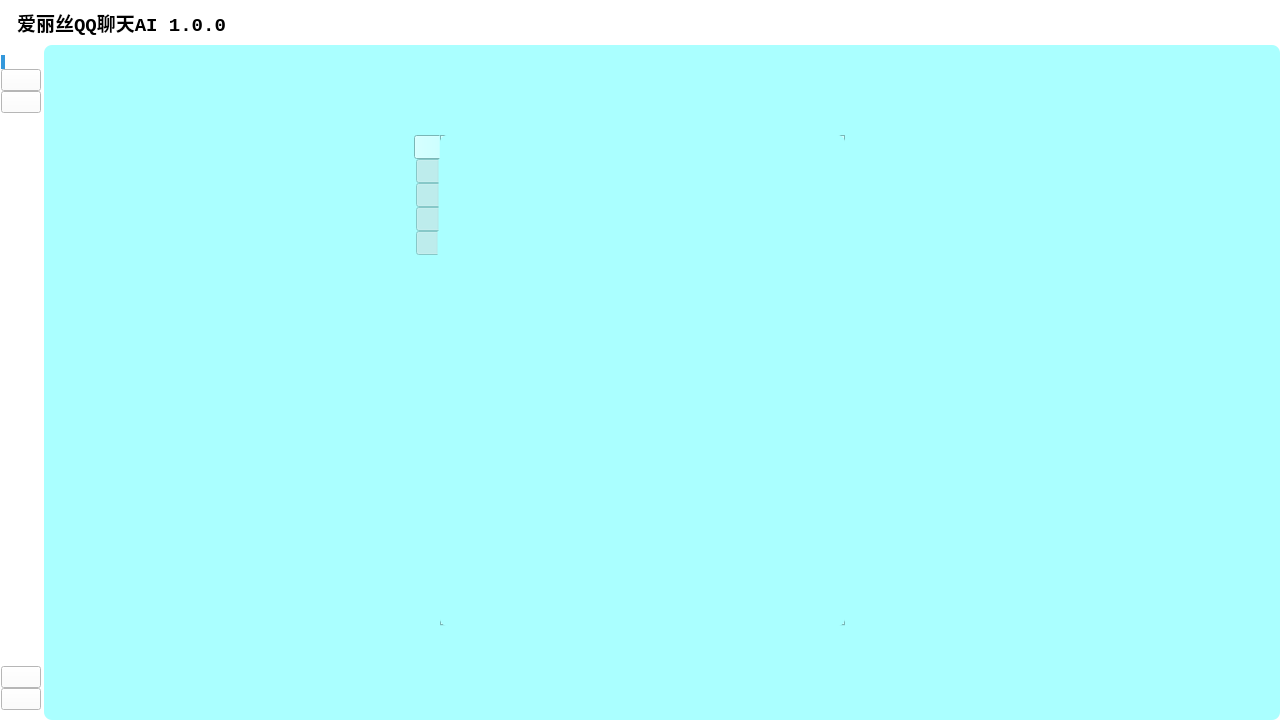
<?xml version="1.0" encoding="UTF-8"?>
<ui version="4.0">
 <class>Arisu</class>
 <widget class="QWidget" name="Arisu">
  <property name="enabled">
   <bool>true</bool>
  </property>
  <property name="geometry">
   <rect>
    <x>0</x>
    <y>0</y>
    <width>1280</width>
    <height>720</height>
   </rect>
  </property>
  <property name="mouseTracking">
   <bool>false</bool>
  </property>
  <property name="acceptDrops">
   <bool>false</bool>
  </property>
  <property name="windowTitle">
   <string>Form</string>
  </property>
  <property name="styleSheet">
   <string notr="true">background-color: rgb(255, 255, 255);</string>
  </property>
  <layout class="QVBoxLayout" name="verticalLayout" stretch="1,15">
   <property name="spacing">
    <number>0</number>
   </property>
   <property name="leftMargin">
    <number>0</number>
   </property>
   <property name="topMargin">
    <number>0</number>
   </property>
   <property name="rightMargin">
    <number>0</number>
   </property>
   <property name="bottomMargin">
    <number>0</number>
   </property>
   <item>
    <layout class="QGridLayout" name="TitleBar">
     <property name="sizeConstraint">
      <enum>QLayout::SizeConstraint::SetNoConstraint</enum>
     </property>
     <property name="leftMargin">
      <number>0</number>
     </property>
     <property name="spacing">
      <number>0</number>
     </property>
     <item row="0" column="0" rowspan="2">
      <layout class="QHBoxLayout" name="TitleLayout" stretch="0,0,0">
       <property name="spacing">
        <number>5</number>
       </property>
       <property name="leftMargin">
        <number>5</number>
       </property>
       <property name="topMargin">
        <number>5</number>
       </property>
       <property name="rightMargin">
        <number>0</number>
       </property>
       <property name="bottomMargin">
        <number>5</number>
       </property>
       <item>
        <widget class="QLabel" name="Logo">
         <property name="mouseTracking">
          <bool>false</bool>
         </property>
         <property name="tabletTracking">
          <bool>false</bool>
         </property>
         <property name="acceptDrops">
          <bool>false</bool>
         </property>
         <property name="frameShape">
          <enum>QFrame::Shape::NoFrame</enum>
         </property>
         <property name="text">
          <string/>
         </property>
         <property name="pixmap">
          <pixmap resource="resources.qrc">:/Logo/Logo/32.ico</pixmap>
         </property>
         <property name="alignment">
          <set>Qt::AlignmentFlag::AlignJustify|Qt::AlignmentFlag::AlignVCenter</set>
         </property>
        </widget>
       </item>
       <item>
        <widget class="QLabel" name="SoftwareName">
         <property name="enabled">
          <bool>true</bool>
         </property>
         <property name="font">
          <font>
           <family>Consolas</family>
           <pointsize>14</pointsize>
           <italic>false</italic>
           <bold>true</bold>
           <underline>false</underline>
           <strikeout>false</strikeout>
           <kerning>true</kerning>
          </font>
         </property>
         <property name="mouseTracking">
          <bool>false</bool>
         </property>
         <property name="tabletTracking">
          <bool>false</bool>
         </property>
         <property name="autoFillBackground">
          <bool>false</bool>
         </property>
         <property name="text">
          <string>爱丽丝QQ聊天AI 1.0.0</string>
         </property>
         <property name="wordWrap">
          <bool>false</bool>
         </property>
        </widget>
       </item>
       <item>
        <spacer name="TitleSpace">
         <property name="orientation">
          <enum>Qt::Orientation::Horizontal</enum>
         </property>
         <property name="sizeHint" stdset="0">
          <size>
           <width>0</width>
           <height>0</height>
          </size>
         </property>
        </spacer>
       </item>
      </layout>
     </item>
     <item row="0" column="1">
      <layout class="QHBoxLayout" name="WindowControlButtons">
       <property name="spacing">
        <number>0</number>
       </property>
       <item>
        <widget class="QPushButton" name="hide_btn">
         <property name="mouseTracking">
          <bool>true</bool>
         </property>
         <property name="toolTip">
          <string>深度隐藏（去任务管理器找）</string>
         </property>
         <property name="whatsThis">
          <string/>
         </property>
         <property name="styleSheet">
          <string notr="true">QPushButton {
    background: transparent;  /* 透明背景 */
    border: none;            /* 移除默认边框 */
}
/* 悬停状态 */
QPushButton:hover {
    background: rgb(233, 233, 233); /* 轻微高亮 */
}
/* 按下状态 */
QPushButton:pressed {
    background: rgb(213, 213, 213);
}</string>
         </property>
         <property name="text">
          <string/>
         </property>
         <property name="icon">
          <iconset resource="resources.qrc">
           <normaloff>:/标题栏/标题栏/深度隐藏.png</normaloff>:/标题栏/标题栏/深度隐藏.png</iconset>
         </property>
         <property name="iconSize">
          <size>
           <width>40</width>
           <height>30</height>
          </size>
         </property>
        </widget>
       </item>
       <item>
        <widget class="QPushButton" name="min_system_tray_btn">
         <property name="mouseTracking">
          <bool>true</bool>
         </property>
         <property name="toolTip">
          <string>隐藏到托盘</string>
         </property>
         <property name="styleSheet">
          <string notr="true">QPushButton {
    background: transparent;  /* 透明背景 */
    border:  transparent;            /* 移除默认边框 */
}
/* 悬停状态 */
QPushButton:hover {
    background: rgb(233, 233, 233); /* 轻微高亮 */
}
/* 按下状态 */
QPushButton:pressed {
    background: rgb(213, 213, 213);
}</string>
         </property>
         <property name="text">
          <string/>
         </property>
         <property name="icon">
          <iconset resource="resources.qrc">
           <normaloff>:/标题栏/标题栏/托盘隐藏.png</normaloff>:/标题栏/标题栏/托盘隐藏.png</iconset>
         </property>
         <property name="iconSize">
          <size>
           <width>40</width>
           <height>30</height>
          </size>
         </property>
        </widget>
       </item>
       <item>
        <widget class="QPushButton" name="top_btn">
         <property name="mouseTracking">
          <bool>true</bool>
         </property>
         <property name="toolTip">
          <string>窗口置顶</string>
         </property>
         <property name="styleSheet">
          <string notr="true">QPushButton {
    background: transparent;  /* 透明背景 */
    border:  transparent;            /* 移除默认边框 */
}
/* 悬停状态 */
QPushButton:hover {
    background: rgb(233, 233, 233); /* 轻微高亮 */
}
/* 按下状态 */
QPushButton:pressed {
    background: rgb(213, 213, 213);
}</string>
         </property>
         <property name="text">
          <string/>
         </property>
         <property name="icon">
          <iconset resource="resources.qrc">
           <normaloff>:/标题栏/标题栏/窗口置顶.png</normaloff>:/标题栏/标题栏/窗口置顶.png</iconset>
         </property>
         <property name="iconSize">
          <size>
           <width>40</width>
           <height>30</height>
          </size>
         </property>
        </widget>
       </item>
       <item>
        <widget class="QPushButton" name="min_btn">
         <property name="mouseTracking">
          <bool>true</bool>
         </property>
         <property name="toolTip">
          <string>最小化</string>
         </property>
         <property name="styleSheet">
          <string notr="true">QPushButton {
    background: transparent;  /* 透明背景 */
    border: none;            /* 移除默认边框 */
}
/* 悬停状态 */
QPushButton:hover {
    background: rgb(233, 233, 233); /* 轻微高亮 */
}
/* 按下状态 */
QPushButton:pressed {
    background: rgb(213, 213, 213);
}</string>
         </property>
         <property name="text">
          <string/>
         </property>
         <property name="icon">
          <iconset resource="resources.qrc">
           <normaloff>:/标题栏/标题栏/最小化.png</normaloff>:/标题栏/标题栏/最小化.png</iconset>
         </property>
         <property name="iconSize">
          <size>
           <width>40</width>
           <height>30</height>
          </size>
         </property>
        </widget>
       </item>
       <item>
        <widget class="QPushButton" name="max_btn">
         <property name="mouseTracking">
          <bool>true</bool>
         </property>
         <property name="toolTip">
          <string>最大化/恢复</string>
         </property>
         <property name="styleSheet">
          <string notr="true">QPushButton {
    background: transparent;  /* 透明背景 */
    border: none;            /* 移除默认边框 */
}
/* 悬停状态 */
QPushButton:hover {
    background: rgb(233, 233, 233); /* 轻微高亮 */
}
/* 按下状态 */
QPushButton:pressed {
    background: rgb(213, 213, 213);
}
</string>
         </property>
         <property name="icon">
          <iconset resource="resources.qrc">
           <normaloff>:/标题栏/标题栏/最大化.png</normaloff>:/标题栏/标题栏/最大化.png</iconset>
         </property>
         <property name="iconSize">
          <size>
           <width>40</width>
           <height>30</height>
          </size>
         </property>
         <property name="checkable">
          <bool>true</bool>
         </property>
         <property name="checked">
          <bool>false</bool>
         </property>
         <property name="autoRepeat">
          <bool>false</bool>
         </property>
        </widget>
       </item>
       <item>
        <widget class="QPushButton" name="close_btn">
         <property name="mouseTracking">
          <bool>true</bool>
         </property>
         <property name="toolTip">
          <string>关闭</string>
         </property>
         <property name="styleSheet">
          <string notr="true">QPushButton {
    background: transparent;  /* 透明背景 */
    border:  transparent;            /* 移除默认边框 */
}
/* 悬停状态 */
QPushButton:hover {
    background: rgb(196, 43, 28); /* 轻微高亮 */
}
/* 按下状态 */
QPushButton:pressed {
    background: rgb(199, 64, 49);
}
</string>
         </property>
         <property name="text">
          <string/>
         </property>
         <property name="icon">
          <iconset resource="resources.qrc">
           <normaloff>:/标题栏/标题栏/关闭.png</normaloff>:/标题栏/标题栏/关闭.png</iconset>
         </property>
         <property name="iconSize">
          <size>
           <width>40</width>
           <height>30</height>
          </size>
         </property>
        </widget>
       </item>
      </layout>
     </item>
    </layout>
   </item>
   <item>
    <layout class="QHBoxLayout" name="Main_horizontalLayout" stretch="0,1">
     <property name="spacing">
      <number>0</number>
     </property>
     <item>
      <layout class="QVBoxLayout" name="NavigationBar" stretch="0,0,0,0,0,0">
       <property name="spacing">
        <number>0</number>
       </property>
       <property name="leftMargin">
        <number>1</number>
       </property>
       <property name="topMargin">
        <number>10</number>
       </property>
       <property name="rightMargin">
        <number>3</number>
       </property>
       <property name="bottomMargin">
        <number>10</number>
       </property>
       <item>
        <widget class="QPushButton" name="Home">
         <property name="toolTip">
          <string>主页</string>
         </property>
         <property name="styleSheet">
          <string notr="true">QPushButton {
    border: none;          /* 移除所有默认边框 */
    border-left: 4px solid #3498db;
}</string>
         </property>
         <property name="text">
          <string/>
         </property>
         <property name="icon">
          <iconset resource="resources.qrc">
           <normaloff>:/选项卡图标/选项卡图标/主页.png</normaloff>:/选项卡图标/选项卡图标/主页.png</iconset>
         </property>
         <property name="iconSize">
          <size>
           <width>50</width>
           <height>50</height>
          </size>
         </property>
        </widget>
       </item>
       <item>
        <widget class="QPushButton" name="StateMonitor">
         <property name="toolTip">
          <string>状态监测</string>
         </property>
         <property name="text">
          <string/>
         </property>
         <property name="icon">
          <iconset resource="resources.qrc">
           <normaloff>:/选项卡图标/选项卡图标/状态监控.png</normaloff>:/选项卡图标/选项卡图标/状态监控.png</iconset>
         </property>
         <property name="iconSize">
          <size>
           <width>50</width>
           <height>50</height>
          </size>
         </property>
        </widget>
       </item>
       <item>
        <widget class="QPushButton" name="Hotkey">
         <property name="toolTip">
          <string>热键</string>
         </property>
         <property name="text">
          <string/>
         </property>
         <property name="icon">
          <iconset resource="resources.qrc">
           <normaloff>:/选项卡图标/选项卡图标/快捷键.png</normaloff>:/选项卡图标/选项卡图标/快捷键.png</iconset>
         </property>
         <property name="iconSize">
          <size>
           <width>50</width>
           <height>50</height>
          </size>
         </property>
        </widget>
       </item>
       <item>
        <widget class="QLabel" name="Sapce">
         <property name="text">
          <string/>
         </property>
        </widget>
       </item>
       <item>
        <widget class="QPushButton" name="pushButton">
         <property name="toolTip">
          <string>相关链接</string>
         </property>
         <property name="text">
          <string/>
         </property>
         <property name="icon">
          <iconset resource="resources.qrc">
           <normaloff>:/选项卡图标/选项卡图标/问题链接.png</normaloff>:/选项卡图标/选项卡图标/问题链接.png</iconset>
         </property>
         <property name="iconSize">
          <size>
           <width>50</width>
           <height>50</height>
          </size>
         </property>
        </widget>
       </item>
       <item>
        <widget class="QPushButton" name="Settings">
         <property name="toolTip">
          <string>用户设置</string>
         </property>
         <property name="text">
          <string/>
         </property>
         <property name="icon">
          <iconset resource="resources.qrc">
           <normaloff>:/选项卡图标/选项卡图标/用户设置.png</normaloff>:/选项卡图标/选项卡图标/用户设置.png</iconset>
         </property>
         <property name="iconSize">
          <size>
           <width>50</width>
           <height>50</height>
          </size>
         </property>
        </widget>
       </item>
      </layout>
     </item>
     <item>
      <widget class="QWidget" name="Selections" native="true">
       <property name="styleSheet">
        <string notr="true">background-color: rgb(170, 255, 255);
border-radius: 8px;		/*圆角*/</string>
       </property>
       <widget class="QTabWidget" name="tabWidget">
        <property name="geometry">
         <rect>
          <x>370</x>
          <y>90</y>
          <width>431</width>
          <height>491</height>
         </rect>
        </property>
        <property name="mouseTracking">
         <bool>false</bool>
        </property>
        <property name="tabletTracking">
         <bool>false</bool>
        </property>
        <property name="acceptDrops">
         <bool>false</bool>
        </property>
        <property name="toolTip">
         <string/>
        </property>
        <property name="whatsThis">
         <string/>
        </property>
        <property name="styleSheet">
         <string notr="true">QTabWidget::pane {
    border: transparent; /* 可选：transparent移除边框 */
    background-image: url(:/背景/背景/爱丽丝2.png); /* 使用资源文件中的图片 */
    background-repeat: no-repeat;		/*禁止重复*/
    background-position: center;	/*居中显示*/
    background-size:100% ; /* cover自适应拉伸填充    100% 100%完全拉伸（可能变形） */
}</string>
        </property>
        <property name="tabPosition">
         <enum>QTabWidget::TabPosition::West</enum>
        </property>
        <property name="tabShape">
         <enum>QTabWidget::TabShape::Rounded</enum>
        </property>
        <property name="currentIndex">
         <number>0</number>
        </property>
        <property name="iconSize">
         <size>
          <width>30</width>
          <height>30</height>
         </size>
        </property>
        <property name="documentMode">
         <bool>false</bool>
        </property>
        <property name="movable">
         <bool>false</bool>
        </property>
        <property name="tabBarAutoHide">
         <bool>false</bool>
        </property>
        <widget class="QWidget" name="Home_2">
         <property name="styleSheet">
          <string notr="true"/>
         </property>
         <attribute name="icon">
          <iconset resource="resources.qrc">
           <normaloff>:/选项卡图标/选项卡图标/主页.png</normaloff>:/选项卡图标/选项卡图标/主页.png</iconset>
         </attribute>
         <attribute name="title">
          <string/>
         </attribute>
         <attribute name="toolTip">
          <string>主页</string>
         </attribute>
        </widget>
        <widget class="QWidget" name="StateMonitor_2">
         <attribute name="icon">
          <iconset resource="resources.qrc">
           <normaloff>:/选项卡图标/选项卡图标/状态监控.png</normaloff>:/选项卡图标/选项卡图标/状态监控.png</iconset>
         </attribute>
         <attribute name="title">
          <string/>
         </attribute>
         <attribute name="toolTip">
          <string>状态监测</string>
         </attribute>
        </widget>
        <widget class="QWidget" name="Hotkey_2">
         <attribute name="icon">
          <iconset resource="resources.qrc">
           <normaloff>:/选项卡图标/选项卡图标/快捷键.png</normaloff>:/选项卡图标/选项卡图标/快捷键.png</iconset>
         </attribute>
         <attribute name="title">
          <string/>
         </attribute>
         <attribute name="toolTip">
          <string>快捷键</string>
         </attribute>
        </widget>
        <widget class="QWidget" name="QuestionLinks">
         <attribute name="icon">
          <iconset resource="resources.qrc">
           <normaloff>:/选项卡图标/选项卡图标/问题链接.png</normaloff>:/选项卡图标/选项卡图标/问题链接.png</iconset>
         </attribute>
         <attribute name="title">
          <string/>
         </attribute>
         <attribute name="toolTip">
          <string>问题链接</string>
         </attribute>
        </widget>
        <widget class="QWidget" name="Settings_2">
         <attribute name="icon">
          <iconset resource="resources.qrc">
           <normaloff>:/选项卡图标/选项卡图标/用户设置.png</normaloff>:/选项卡图标/选项卡图标/用户设置.png</iconset>
         </attribute>
         <attribute name="title">
          <string/>
         </attribute>
         <attribute name="toolTip">
          <string>用户设置</string>
         </attribute>
        </widget>
       </widget>
      </widget>
     </item>
    </layout>
   </item>
  </layout>
 </widget>
 <resources>
  <include location="resources.qrc"/>
 </resources>
 <connections>
  <connection>
   <sender>Home</sender>
   <signal>clicked()</signal>
   <receiver>Selections</receiver>
   <slot>show()</slot>
   <hints>
    <hint type="sourcelabel">
     <x>24</x>
     <y>89</y>
    </hint>
    <hint type="destinationlabel">
     <x>94</x>
     <y>86</y>
    </hint>
   </hints>
  </connection>
 </connections>
</ui>
